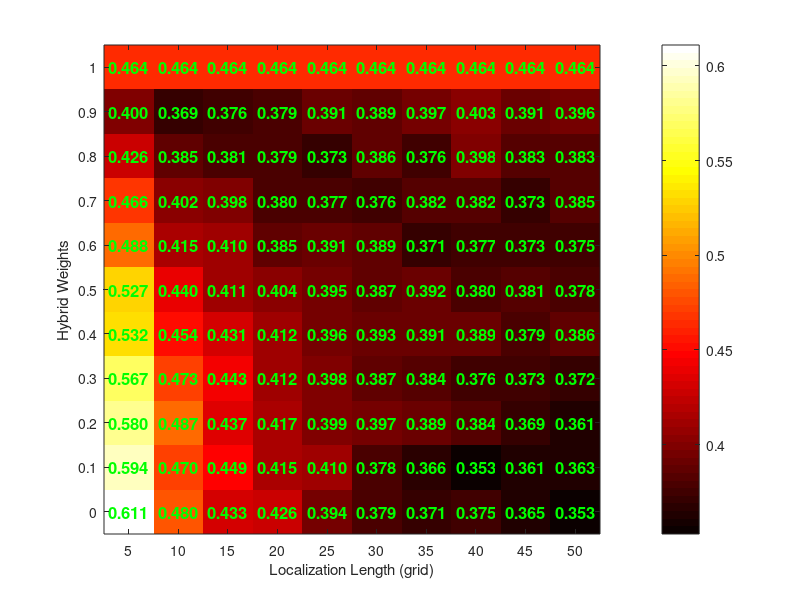
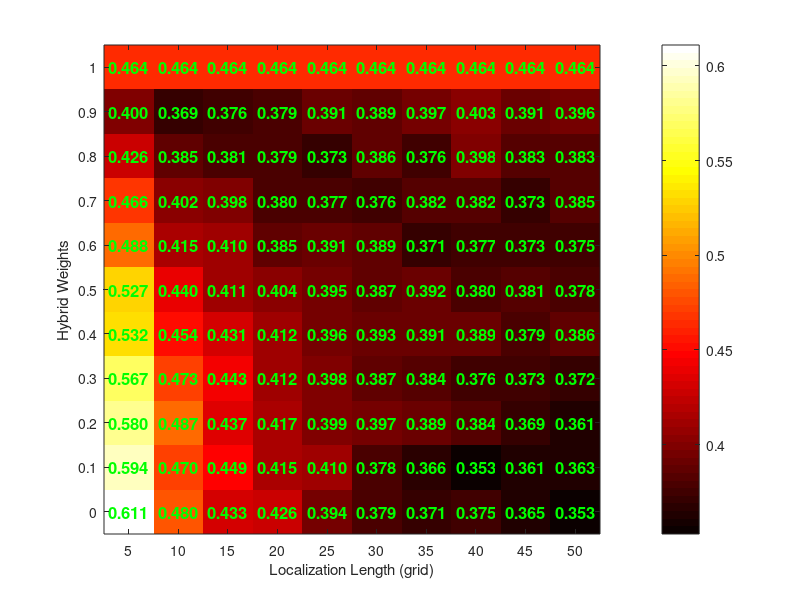
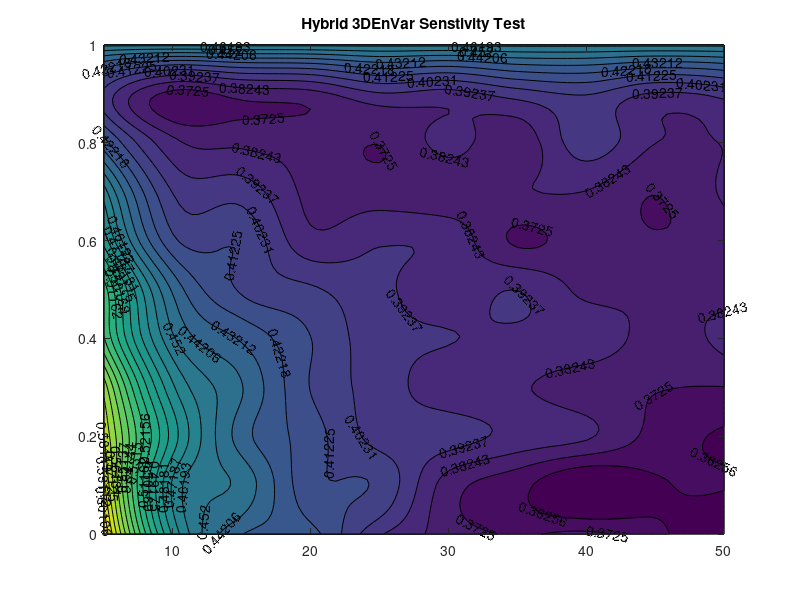

These figures' MATLAB source, in order: (Note: this script raises an error after producing the figures.)
 clc;
 clear all;

figure
xtick = 5:5:50 ;
ytick = 0:0.1:1.0 ; 

% Imperfect model from prob(x,y) , x : inflation factor ; y : localization length
%prob(1:6,1) = [ 0.2227    0.1874    0.1784    0.1799    0.1889    0.2020 ]';
%prob(1:6,2) = [ 0.2116    0.1762    0.1670    0.1660    0.1708    0.1786 ]';
%prob(1:6,3) = [ 0.2132    0.1797    0.1675    0.1649    0.1687    0.1736 ]';
%prob(1:6,4) = [ 0.2169    0.1797    0.1699    0.1667    0.1693    0.1743 ]';
%prob(1:6,5) = [ 0.2255    0.1876    0.1730    0.1702    0.1726    0.1756 ]';
%prob(1:6,6) = [ 0.2328    0.1925    0.1785    0.1746    0.1743    0.1785 ]';
%prob(1:6,7) = [ 0.2426    0.1987    0.1838    0.1762    0.1787    0.1804 ]';
%prob(1:6,8) = [ 0.2532    0.2055    0.1872    0.1814    0.1816    0.1842 ]'; 

% Imperfect model from prob(x,y) , x : hybrid weights ; y : localization length
prob(1:11,1) = [ 0.6110    0.5935    0.5804    0.5670    0.5322    0.5269    0.4877    0.4663    0.4262    0.3995   0.4641 ]';
prob(1:11,2) = [ 0.4799    0.4701    0.4871    0.4735    0.4535    0.4401    0.4146    0.4017    0.3851    0.3693   0.4641 ]';
prob(1:11,3) = [ 0.4326    0.4490    0.4369    0.4426    0.4307    0.4108    0.4105    0.3979    0.3809    0.3764   0.4641 ]';
prob(1:11,4) = [ 0.4258    0.4152    0.4171    0.4118    0.4124    0.4038    0.3853    0.3797    0.3789    0.3788   0.4641 ]';
prob(1:11,5) = [ 0.3937    0.4103    0.3986    0.3977    0.3962    0.3946    0.3914    0.3772    0.3728    0.3912   0.4641 ]';
prob(1:11,6) = [ 0.3785    0.3775    0.3966    0.3865    0.3928    0.3873    0.3890    0.3760    0.3855    0.3885   0.4641 ]';
prob(1:11,7) = [ 0.3715    0.3658    0.3892    0.3837    0.3906    0.3922    0.3710    0.3816    0.3762    0.3971   0.4641 ]';
prob(1:11,8) = [ 0.3751    0.3528    0.3839    0.3764    0.3893    0.3801    0.3770    0.3822    0.3980    0.4029   0.4641 ]';
prob(1:11,9) = [ 0.3649    0.3615    0.3692    0.3731    0.3791    0.3812    0.3733    0.3728    0.3826    0.3912   0.4641 ]';
prob(1:11,10) = [0.3529    0.3631    0.3612    0.3723    0.3856    0.3784    0.3753    0.3847    0.3831    0.3963   0.4641 ]';

imagesc(xtick,ytick,prob)
%colormap(flipud(summer))
%colormap(flipud(hot))
%colormap(flipud(gray))
colormap(hot)
	colorbar

set(gca, ...
    'XAxisLocation','bottom', ...
    'XTick',xtick, ...
    'YTick',ytick, ...
    'Ydir','normal')

[rows,cols] = size(prob);

for i = 1:rows
  for j =  1:cols
    text(xtick(j),ytick(i),sprintf('%1.3f',prob(i,j)),...
      'FontSize', 12, ...
      'Color','green', ...
      'HorizontalAlignment','center',...
      'FontWeight','bold');
  end
end
  
xlabel('Localization Length (grid)')
ylabel('Hybrid Weights')

print('hybtune_loc_beta','-dpng')
print('hybtune_loc_beta','-dpdf')

figure;

newpoints = 100;
[xq,yq] = meshgrid(...
            linspace(min(min(xtick,[],2)),max(max(xtick,[],2)),newpoints ),...
            linspace(min(min(ytick,[],1)),max(max(ytick,[],1)),newpoints )...
          );
probq = interp2(xtick,ytick,prob,xq,yq,'cubic');

[c,h]=contourf(xq,yq,probq,25);
title('Hybrid 3DEnVar Senstivity Test')
%[c,h]=contourf(xtick,ytick,prob,100,'LineColor','none');
clabel(c,h);
h.LineWidth = 2;

colormap(flipud(hot))
colorbar

set(gca, ...
    'XAxisLocation','bottom', ...
    'XTick',xtick, ...
    'YTick',ytick, ...
    'Ydir','normal')

xlabel('Localization Length (grid)')
ylabel('Hybrid Weights')

print('hybtune_loc_beta','-dpng')
print('hybtune_loc_beta','-dpdf')
